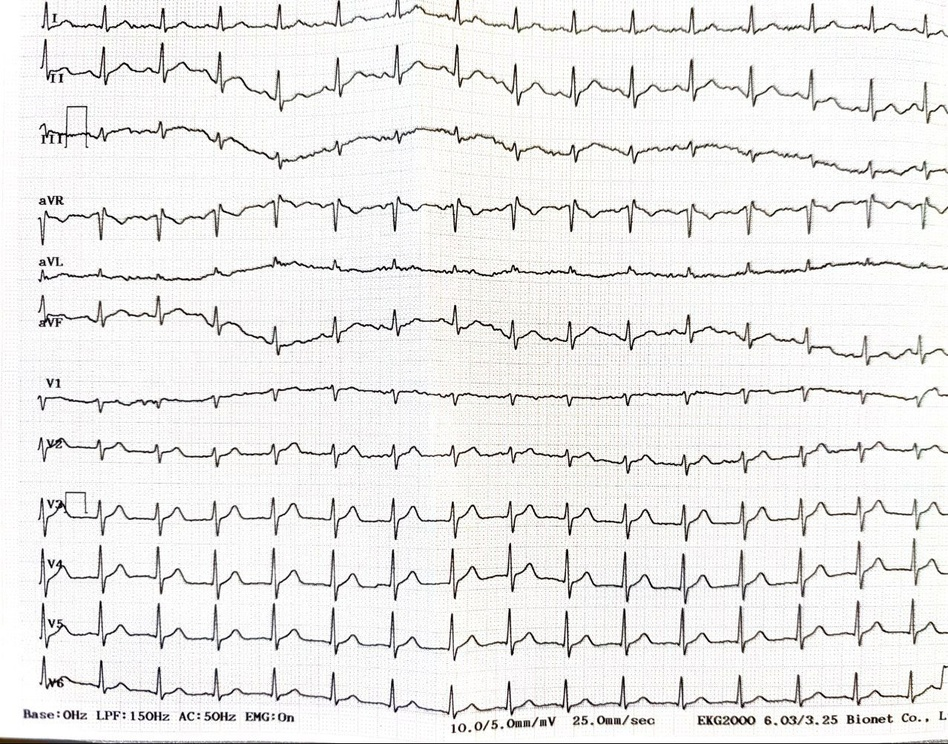
#> input picture examples/photo_243@16-07-2026_13-40-55.jpg, 948 x 744 px, shrunk from 1278 x 1003 before the run; its folder holds only this picture in this run
$ python -i ink.py   (imports and definitions only)
#> lines starting #> are read from the running program, lines starting #| are printed output that depends on the picture; after the words box and inside, x2 and y2 are one past the last pixel; in counts of white or black regions, pixels touching at a corner belong together
#> further down, picture is the input picture: shape (744, 948, 3); mean B, G, R 234.1, 235.1, 235.7
"""Shared ink extraction used by stages 4 to 7.

Everything the pen and the printer put on the paper is darker than the paper
around it, so the honest way to find ink is to estimate the paper and subtract
it. A morphological closing wider than the widest dark stroke reconstructs the
paper underneath the print without needing a global threshold, which is what
makes this survive the uneven lighting of a phone photo.

This layer deliberately does *not* decide what the ink is. Separating trace from
grid, text, noise and artifact happens in stages 6 to 8, on top of this.
"""

from __future__ import annotations

from dataclasses import dataclass

import cv2
import numpy as np

MIN_BACKGROUND_KERNEL = 15
MAX_BACKGROUND_KERNEL = 51


@dataclass(frozen=True)
class InkLayers:
    """Ink strength and the intermediate layers the class detectors build on."""

    ink: np.ndarray
    ridge: np.ndarray
    strong: np.ndarray
    background: np.ndarray
    scale: float
    threshold: float
    kernel_px: int

    @property
    def shape(self) -> tuple[int, int]:
        return self.ink.shape[0], self.ink.shape[1]


def _odd(value: int) -> int:
    return value if value % 2 == 1 else value + 1


def background_kernel_px(grid_period_px: float | None, image_width: int) -> int:
    """Closing width that spans the widest stroke without swallowing the paper."""
    if grid_period_px and grid_period_px > 1:
        estimate = int(round(3.5 * grid_period_px))
    else:
        estimate = int(round(image_width / 60))
    return _odd(int(np.clip(estimate, MIN_BACKGROUND_KERNEL, MAX_BACKGROUND_KERNEL)))


def estimate_background(gray: np.ndarray, kernel_px: int) -> np.ndarray:
    """Reconstruct the paper luminance under the print."""
    kernel = cv2.getStructuringElement(cv2.MORPH_RECT, (kernel_px, kernel_px))
    return cv2.morphologyEx(gray, cv2.MORPH_CLOSE, kernel)


def extract_ink(image: np.ndarray, grid_period_px: float | None = None) -> InkLayers:
    gray = cv2.cvtColor(image, cv2.COLOR_BGR2GRAY)
    kernel_px = background_kernel_px(grid_period_px, image.shape[1])
    background = estimate_background(gray, kernel_px)
#> in estimate_background, `return cv2.morphologyEx(gray, cv2.MORPH_CLOSE, kernel)`:
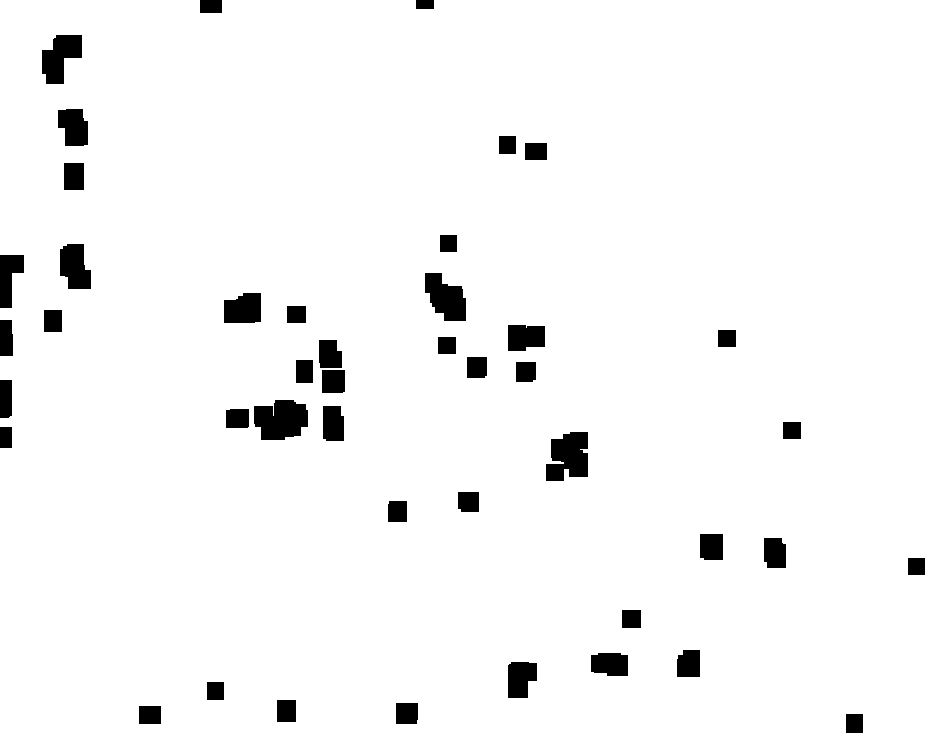
#> returned value: shape (744, 948); values 254 (black) and 255 (white), 96.4% white; 44 black regions, largest, box (x1, y1, x2, y2) and area: (254, 400, 308, 440) 1723, (546, 432, 588, 481) 1602, (425, 273, 466, 321) 1339
    raw = cv2.subtract(background, gray).astype(np.float32)
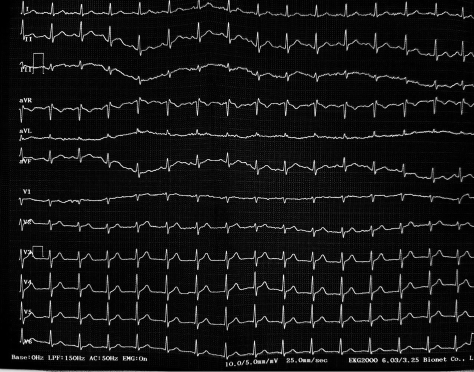
#> raw: shape (744, 948) float32 (shown at 1/2 size); min 0, max 255, mean 19.8

    # A high percentile rather than the maximum, so a single specular speck does
    # not push every real stroke towards zero.
    scale = float(np.percentile(raw, 99.5))
#> scale = 234
    if scale < 4.0:
        scale = max(float(raw.max()), 4.0)
    ink = np.clip(raw / scale, 0.0, 1.0).astype(np.float32)

    # The grid is a fine mesh; a white top-hat with a kernel a little wider than
    # the mesh keeps thin strokes and removes broad shading that survived the
    # background subtraction.
    ridge_kernel = cv2.getStructuringElement(cv2.MORPH_RECT, (3, 3))
    ridge = cv2.morphologyEx(ink, cv2.MORPH_TOPHAT, ridge_kernel)
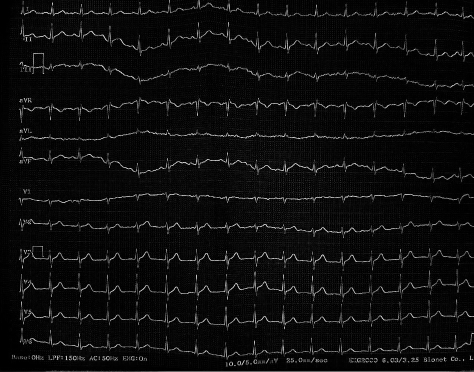
#> ridge: shape (744, 948) float32 (shown at 1/2 size); min 0, max 1, mean 0.0539
    ridge = np.clip(ridge / max(float(np.percentile(ridge, 99.0)), 1e-3), 0.0, 1.0)
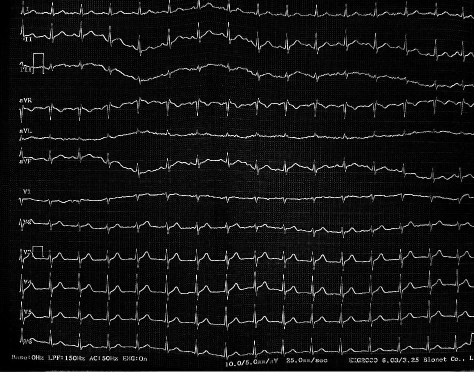
#> ridge: shape (744, 948) float32 (shown at 1/2 size); min 0, max 1, mean 0.0734

    threshold = _ink_threshold(ink)
#> in _ink_threshold, `otsu, _ = cv2.threshold(as_bytes, 0, 255, cv2.THRESH_BINARY + cv2.THRE..`: otsu = 94
#> threshold = 0.369
    strong = (ink >= threshold).astype(np.float32)
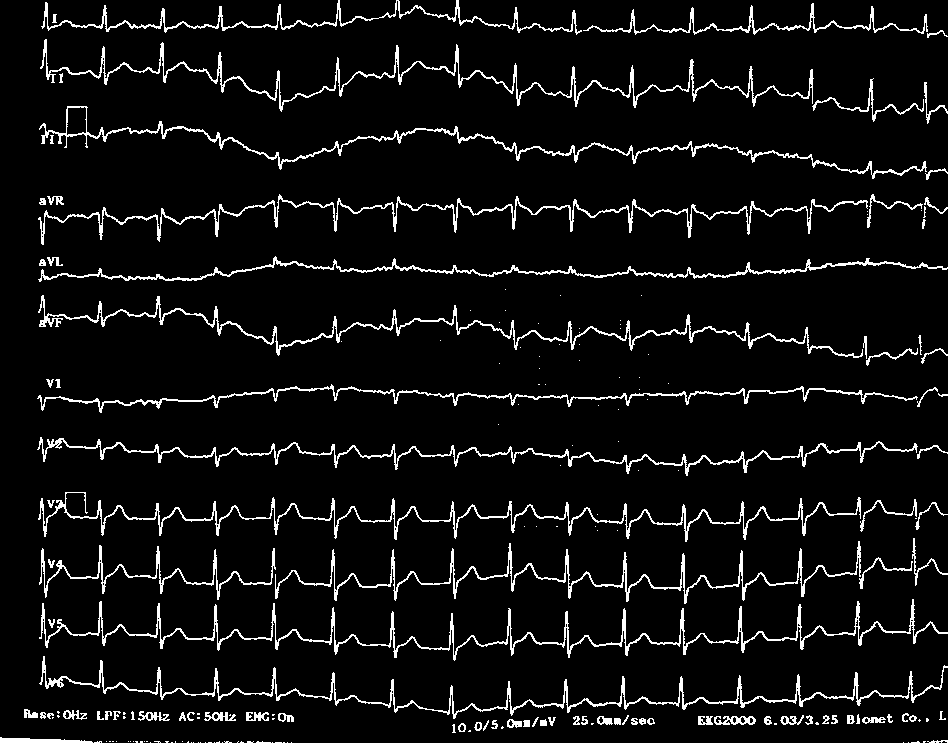
#> strong: shape (744, 948) float32; values 0 (black) and 1 (white), 6.5% white in thin lines or dots
    return InkLayers(
        ink=ink,
        ridge=ridge.astype(np.float32),
        strong=strong,
        background=background,
        scale=scale,
        threshold=threshold,
        kernel_px=kernel_px,
    )


def _ink_threshold(ink: np.ndarray) -> float:
    """Split pen ink from grid ink, with a floor so faint grids never qualify."""
    as_bytes = np.clip(ink * 255.0, 0, 255).astype(np.uint8)
    otsu, _ = cv2.threshold(as_bytes, 0, 255, cv2.THRESH_BINARY + cv2.THRESH_OTSU)
    return float(np.clip(otsu / 255.0, 0.18, 0.75))


# [17 lines left out: functions row_ink_profile, column_ink_profile, not called in this run]

>>> import cv2
>>> picture = cv2.imread('../../../examples/photo_243@16-07-2026_13-40-55.jpg')
>>> result = extract_ink(picture)

$ run again, on examples/photo_244@16-07-2026_13-41-02.jpg
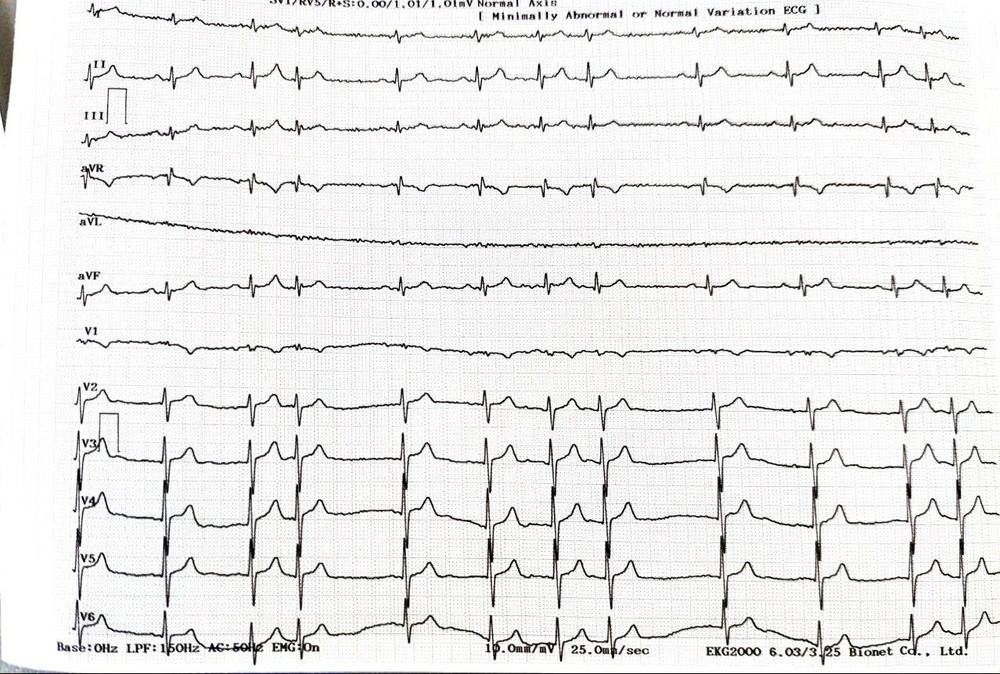
#> input picture examples/photo_244@16-07-2026_13-41-02.jpg, 1000 x 674 px, shrunk from 1278 x 861 before the run
#> picture is the input picture: shape (674, 1000, 3); mean B, G, R 233.8, 234.2, 234.7
#> scale = 241
#> in extract_ink, `ridge = np.clip(ridge / max(float(np.percentile(ridge, 99.0)), 1e-3), ..`:
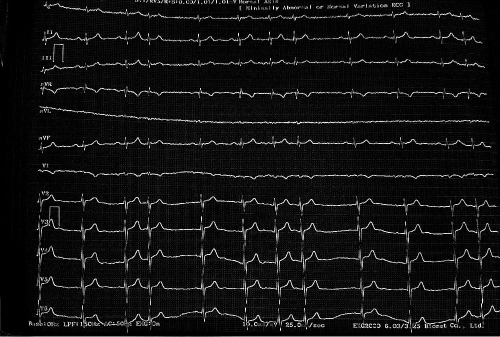
#> ridge: shape (674, 1000) float32 (shown at 1/2 size); min 0, max 1, mean 0.0729
#> otsu = 96
#> threshold = 0.376
#> in extract_ink, `strong = (ink >= threshold).astype(np.float32)`:
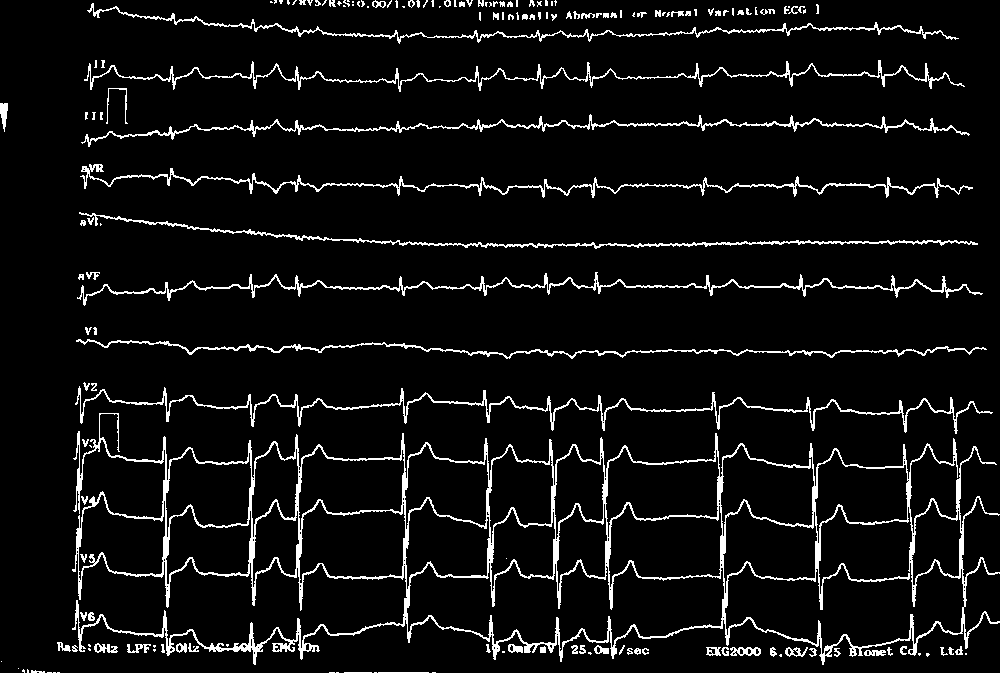
#> strong: shape (674, 1000) float32; values 0 (black) and 1 (white), 6.5% white in thin lines or dots

$ run again, on examples/photo_293@22-07-2026_18-29-03.jpg
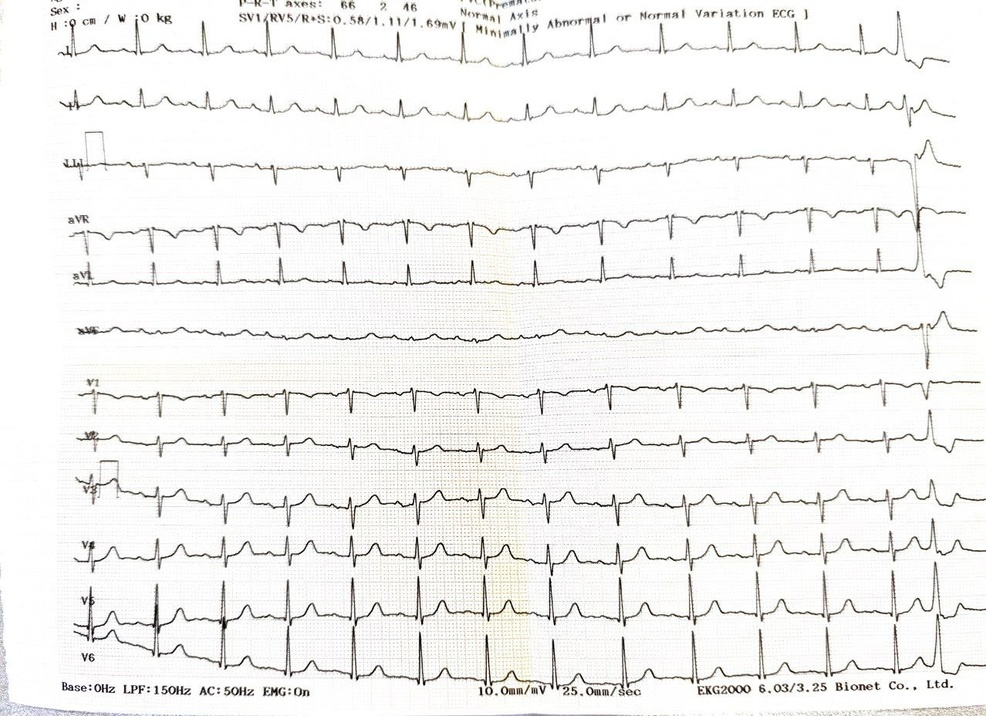
#> input picture examples/photo_293@22-07-2026_18-29-03.jpg, 986 x 716 px, shrunk from 1278 x 928 before the run
#> picture is the input picture: shape (716, 986, 3); mean B, G, R 240.7, 242.1, 242.5
#> scale = 204
#> in extract_ink, `ridge = np.clip(ridge / max(float(np.percentile(ridge, 99.0)), 1e-3), ..`:
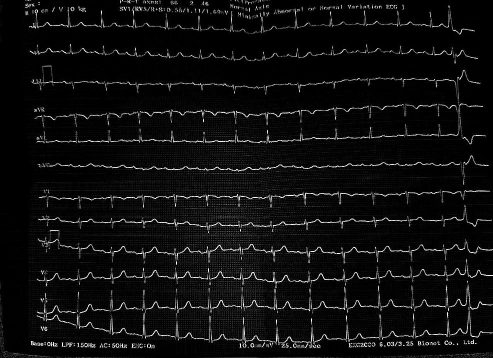
#> ridge: shape (716, 986) float32 (shown at 1/2 size); min 0, max 1, mean 0.0584
#> otsu = 88
#> threshold = 0.345
#> in extract_ink, `strong = (ink >= threshold).astype(np.float32)`:
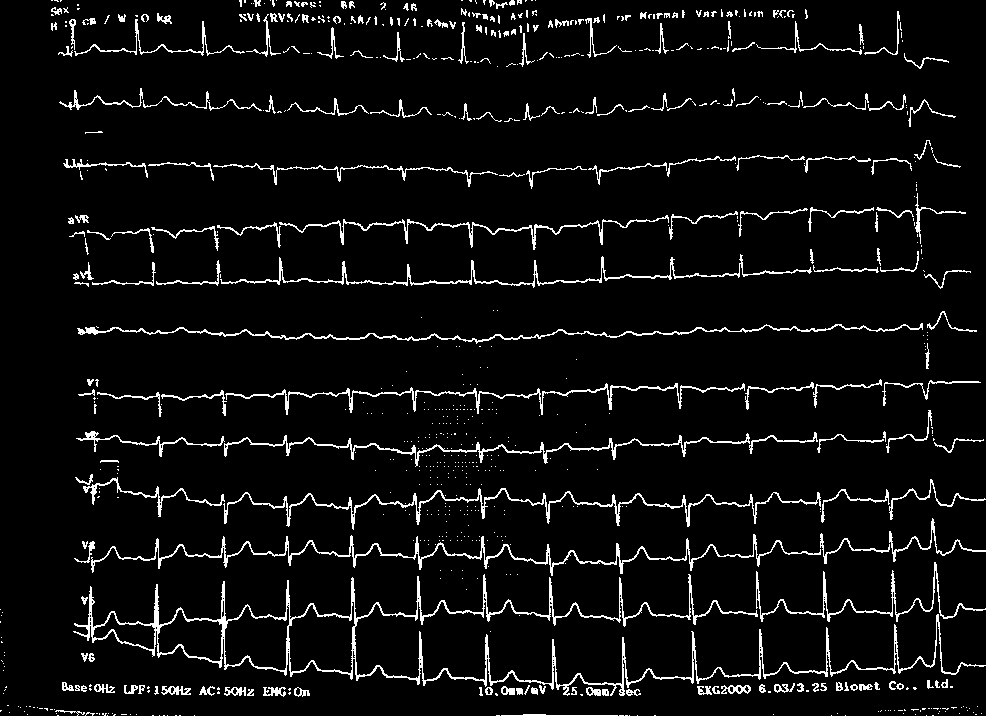
#> strong: shape (716, 986) float32; values 0 (black) and 1 (white), 5.5% white in thin lines or dots
